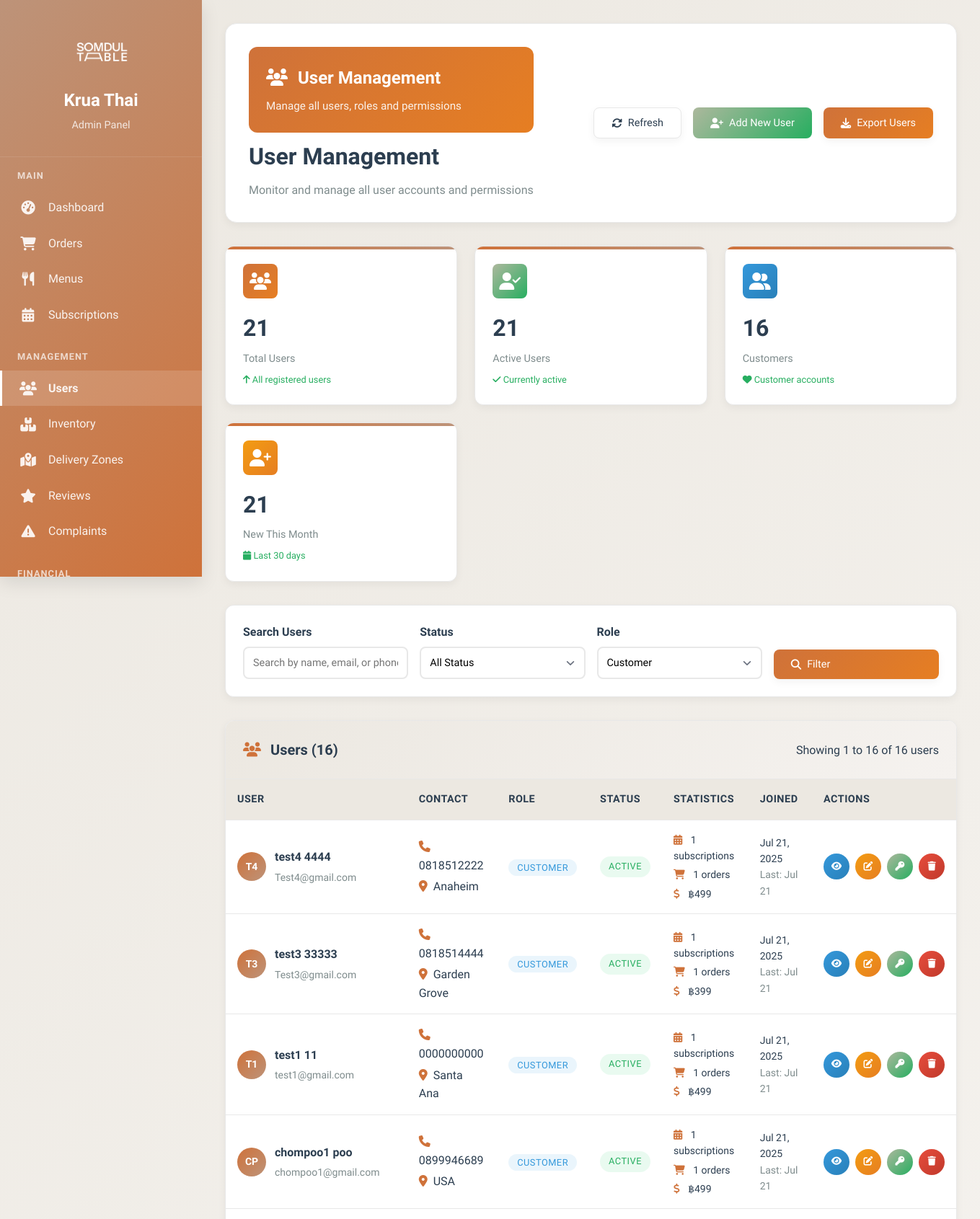
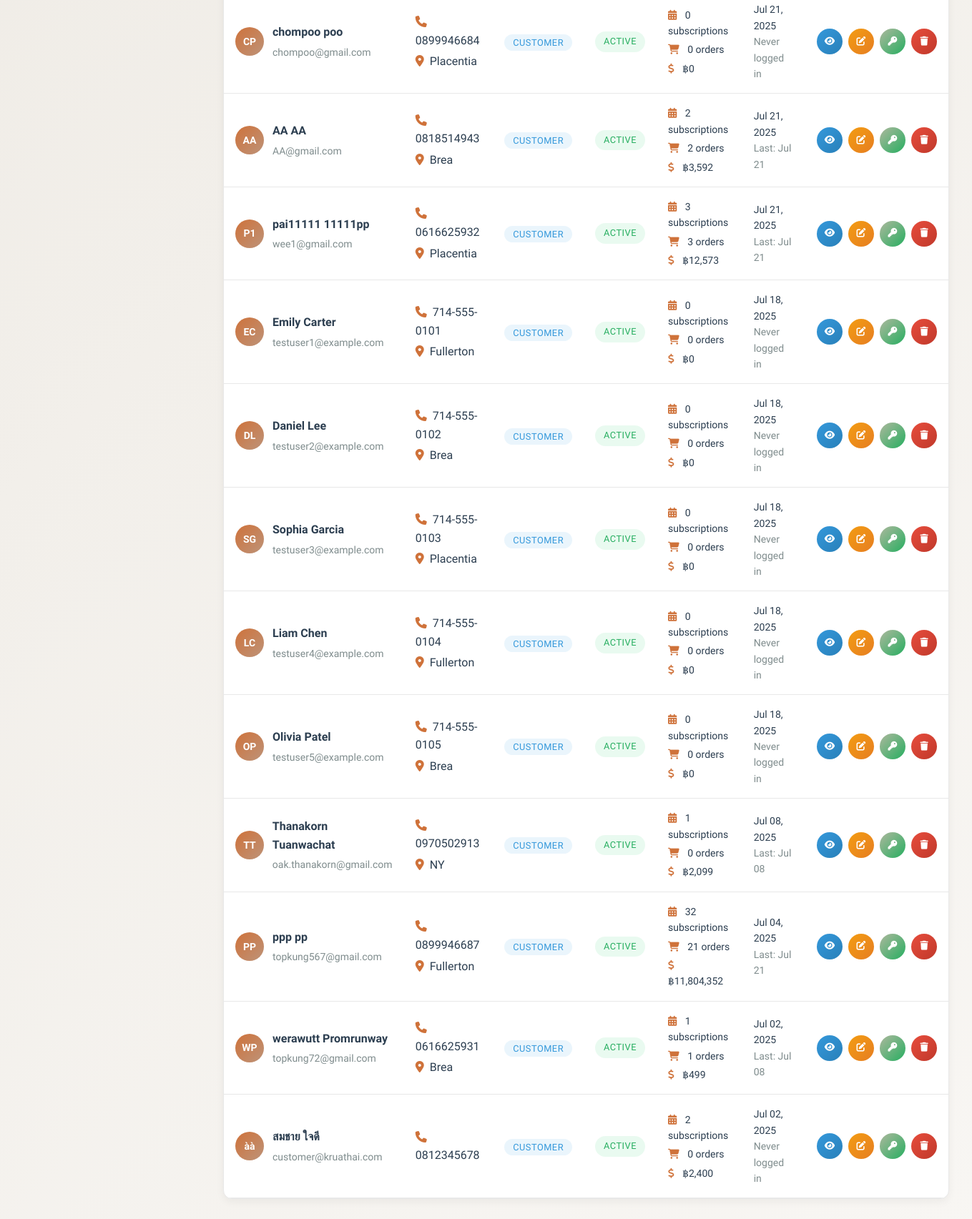
The app's page /KruaThai/admin/users.php?role=customer (signed in) with its own data (2 pictures, top to bottom).
### tables this page shows
CREATE TABLE `users` (
  `id` char(36) NOT NULL,
  `email` varchar(255) NOT NULL,
  `password_hash` varchar(255) NOT NULL,
  `first_name` varchar(100) NOT NULL,
  `last_name` varchar(100) NOT NULL,
  `phone` varchar(20) DEFAULT NULL,
  `date_of_birth` date DEFAULT NULL,
  `gender` enum('male','female','other') DEFAULT NULL,
  `role` enum('customer','admin','kitchen','rider','support') DEFAULT 'customer',
  `status` enum('active','inactive','suspended','pending_verification') DEFAULT 'pending_verification',
  `email_verified` tinyint(1) DEFAULT '0',
  `email_verification_token` varchar(100) DEFAULT NULL,
  `delivery_address` text,
  `address_line_2` varchar(255) DEFAULT NULL,
  `city` varchar(100) DEFAULT NULL,
  `state` varchar(100) DEFAULT NULL,
  `zip_code` varchar(10) DEFAULT NULL,
  `country` varchar(100) DEFAULT 'Thailand',
  `delivery_instructions` text,
  `dietary_preferences` longtext,
  `allergies` longtext,
  `spice_level` enum('mild','medium','hot','extra_hot') DEFAULT 'medium',
  `last_login` timestamp NULL DEFAULT NULL,
  `failed_login_attempts` int(11) DEFAULT '0',
  `locked_until` timestamp NULL DEFAULT NULL,
  `password_reset_token` varchar(100) DEFAULT NULL,
  `password_reset_expires` timestamp NULL DEFAULT NULL,
  `created_at` timestamp NOT NULL DEFAULT CURRENT_TIMESTAMP,
  `updated_at` timestamp NOT NULL DEFAULT CURRENT_TIMESTAMP ON UPDATE CURRENT_TIMESTAMP
);

### KruaThai/admin/users.php (the view, shortened to what the rows shown need)
<?php
$connection = null;
try {
    $database = new Database();
    $pdo = $database->getConnection();
    if ($pdo instanceof PDO) {
        $host = 'localhost';
        $username = 'root';
        $password = 'root';
        $database_name = 'krua_thai';
        $port = 8889;
        $connection = new mysqli($host, $username, $password, $database_name, $port);
        $connection->set_charset("utf8");
    }
} catch (Exception $e) {
    die("Database connection failed: " . $e->getMessage());
}
$role_filter = isset($_GET['role']) ? $_GET['role'] : '';
$page = isset($_GET['page']) ? max(1, intval($_GET['page'])) : 1;
$per_page = 20;
$offset = ($page - 1) * $per_page;
$where_conditions = [];
if ($role_filter) {
    $where_conditions[] = "u.role = '" . mysqli_real_escape_string($connection, $role_filter) . "'";
}
$where_clause = !empty($where_conditions) ? 'WHERE ' . implode(' AND ', $where_conditions) : '';
$users_query = "SELECT u.*,
               COUNT(DISTINCT s.id) as subscription_count,
               COUNT(DISTINCT o.id) as order_count,
               COALESCE(SUM(p.amount), 0) as total_spent,
               MAX(o.delivery_date) as last_order_date
               FROM users u
               LEFT JOIN subscriptions s ON u.id = s.user_id AND s.status = 'active'
               LEFT JOIN orders o ON u.id = o.user_id
               LEFT JOIN payments p ON u.id = p.user_id AND p.status = 'completed'
               $where_clause
               GROUP BY u.id
               ORDER BY u.created_at DESC
               LIMIT $per_page OFFSET $offset";
$users_result = mysqli_query($connection, $users_query);
$users = [];
if ($users_result) {
    while ($user = mysqli_fetch_assoc($users_result)) {
        $users[] = $user;
    }
}
?>
<!DOCTYPE html>
<html lang="th">
<head>
    <link href="https://cdnjs.cloudflare.com/ajax/libs/font-awesome/6.4.0/css/all.min.css" rel="stylesheet">
</head>
<body>
    <div class="admin-layout">
        <div class="main-content">
            <div class="page-header">
                <div class="header-content">
                    <div>
                        <h1 class="page-title">User Management</h1>
                    </div>
                </div>
            </div>
            <div class="dashboard-card">
                <div class="card-body" style="padding: 0;">
                    <?php if (!empty($users)): ?>
                    <div style="overflow-x: auto;">
                        <table class="table">
                            <thead>
                                <tr>
                                    <th>User</th>
                                    <th>Contact</th>
                                    <th>Role</th>
                                    <th>Status</th>
                                    <th>Statistics</th>
                                    <th>Joined</th>
                                    <th>Actions</th>
                                </tr>
                            </thead>
                            <tbody>
                                <?php foreach ($users as $user): ?>
                                <tr>
                                    <td>
                                        <div class="user-info">
                                            <div class="user-avatar">
                                                <?= strtoupper(substr($user['first_name'], 0, 1) . substr($user['last_name'], 0, 1)) ?>
                                            </div>
                                            <div class="user-details">
                                                <h4><?= htmlspecialchars($user['first_name'] . ' ' . $user['last_name']) ?></h4>
                                                <p><?= htmlspecialchars($user['email']) ?></p>
                                            </div>
                                        </div>
                                    </td>
                                    <td>
                                        <div>
                                            <?php if ($user['phone']): ?>
                                                <div><i class="fas fa-phone" style="color: var(--curry); margin-right: 0.5rem;"></i><?= htmlspecialchars($user['phone']) ?></div>
                                            <?php endif; ?>
                                            <?php if ($user['city']): ?>
                                                <div style="margin-top: 0.25rem;"><i class="fas fa-map-marker-alt" style="color: var(--curry); margin-right: 0.5rem;"></i><?= htmlspecialchars($user['city']) ?></div>
                                            <?php endif; ?>
                                        </div>
                                    </td>
                                    <td>
                                        <span class="role-badge role-<?= $user['role'] ?>">
                                            <?= ucfirst($user['role']) ?>
                                        </span>
                                    </td>
                                    <td>
                                        <span class="status-badge status-<?= str_replace('_', '-', $user['status']) ?>">
                                            <?= ucfirst(str_replace('_', ' ', $user['status'])) ?>
                                        </span>
                                    </td>
                                    <td>
                                        <div style="font-size: 0.875rem;">
                                            <div style="margin-bottom: 0.25rem;">
                                                <i class="fas fa-calendar-alt" style="color: var(--curry); margin-right: 0.5rem;"></i>
                                                <?= $user['subscription_count'] ?> subscriptions
                                            </div>
                                            <div style="margin-bottom: 0.25rem;">
                                                <i class="fas fa-shopping-cart" style="color: var(--curry); margin-right: 0.5rem;"></i>
                                                <?= $user['order_count'] ?> orders
                                            </div>
                                            <div>
                                                <i class="fas fa-dollar-sign" style="color: var(--curry); margin-right: 0.5rem;"></i>
                                                ฿<?= number_format($user['total_spent'], 0) ?>
                                            </div>
                                        </div>
                                    </td>
                                    <td>
                                        <div style="font-size: 0.875rem;">
                                            <?php
                                                $joinDate = new DateTime($user['created_at']);
                                                echo $joinDate->format('M d, Y');
                                            ?>
                                            <br>
                                            <span style="color: var(--text-gray);">
                                                <?php
                                                    if (isset($user['last_login']) && $user['last_login']) {
                                                        $lastLogin = new DateTime($user['last_login']);
                                                        echo 'Last: ' . $lastLogin->format('M d');
                                                    } else {
                                                        echo 'Never logged in';
                                                    }
                                                ?>
                                            </span>
                                        </div>
                                    </td>
                                    <td>
                                        <div class="actions">
                                            <button class="btn btn-icon btn-info btn-sm" onclick="viewUser('<?= $user['id'] ?>')" title="View Details">
                                                <i class="fas fa-eye"></i>
                                            </button>
                                            <button class="btn btn-icon btn-warning btn-sm" onclick="editUser('<?= $user['id'] ?>')" title="Edit User">
                                                <i class="fas fa-edit"></i>
                                            </button>
                                            <button class="btn btn-icon btn-success btn-sm" onclick="resetPassword('<?= $user['id'] ?>')" title="Reset Password">
                                                <i class="fas fa-key"></i>
                                            </button>
                                            <?php if ($user['role'] !== 'admin'): ?>
                                            <button class="btn btn-icon btn-danger btn-sm" onclick="deleteUser('<?= $user['id'] ?>')" title="Deactivate">
                                                <i class="fas fa-trash"></i>
                                            </button>
                                            <?php endif; ?>
                                        </div>
                                    </td>
                                </tr>
                                <?php endforeach; ?>
                            </tbody>
                        </table>
                    </div>
                    <?php endif; ?>
                </div>
            </div>
        </div>
    </div>
</body>
</html>

### records on screen
users: first_name+last_name "T4", first_name+last_name "test4 4444", email "Test4@gmail.com", phone "0818512222", city "Anaheim", role "CUSTOMER", status "ACTIVE", subscription_count "1", order_count "1", total_spent "499", created_at "Jul 21, 2025", last_login "Jul 21"
users: first_name+last_name "T3", first_name+last_name "test3 33333", email "Test3@gmail.com", phone "0818514444", city "Garden Grove", role "CUSTOMER", status "ACTIVE", subscription_count "1", order_count "1", total_spent "399", created_at "Jul 21, 2025", last_login "Jul 21"
users: first_name+last_name "T1", first_name+last_name "test1 11", email "test1@gmail.com", phone "0000000000", city "Santa Ana", role "CUSTOMER", status "ACTIVE", subscription_count "1", order_count "1", total_spent "499", created_at "Jul 21, 2025", last_login "Jul 21"
users: first_name+last_name "CP", first_name+last_name "chompoo1 poo", email "chompoo1@gmail.com", phone "0899946689", city "USA", role "CUSTOMER", status "ACTIVE", subscription_count "1", order_count "1", total_spent "499", created_at "Jul 21, 2025", last_login "Jul 21"
users: first_name+last_name "CP", first_name+last_name "chompoo poo", email "chompoo@gmail.com", phone "0899946684", city "Placentia", role "CUSTOMER", status "ACTIVE", subscription_count "0", order_count "0", total_spent "0", created_at "Jul 21, 2025", shows "Never logged in"
users: first_name "AA", first_name+last_name "AA AA", email "AA@gmail.com", phone "0818514943", city "Brea", role "CUSTOMER", status "ACTIVE", subscription_count "2", order_count "2", total_spent "3,592", created_at "Jul 21, 2025", last_login "Jul 21"
users: first_name+last_name "P1", first_name+last_name "pai11111 11111pp", email "wee1@gmail.com", phone "0616625932", city "Placentia", role "CUSTOMER", status "ACTIVE", subscription_count "3", order_count "3", total_spent "12,573", created_at "Jul 21, 2025", last_login "Jul 21"
users: first_name+last_name "EC", first_name+last_name "Emily Carter", email "testuser1@example.com", phone "714-555-0101", city "Fullerton", role "CUSTOMER", status "ACTIVE", subscription_count "0", order_count "0", total_spent "0", created_at "Jul 18, 2025", shows "Never logged in"
users: first_name+last_name "DL", first_name+last_name "Daniel Lee", email "testuser2@example.com", phone "714-555-0102", city "Brea", role "CUSTOMER", status "ACTIVE", subscription_count "0", order_count "0", total_spent "0", created_at "Jul 18, 2025", shows "Never logged in"
users: first_name+last_name "SG", first_name+last_name "Sophia Garcia", email "testuser3@example.com", phone "714-555-0103", city "Placentia", role "CUSTOMER", status "ACTIVE", subscription_count "0", order_count "0", total_spent "0", created_at "Jul 18, 2025", shows "Never logged in"
users: first_name+last_name "LC", first_name+last_name "Liam Chen", email "testuser4@example.com", phone "714-555-0104", city "Fullerton", role "CUSTOMER", status "ACTIVE", subscription_count "0", order_count "0", total_spent "0", created_at "Jul 18, 2025", shows "Never logged in"
users: first_name+last_name "OP", first_name+last_name "Olivia Patel", email "testuser5@example.com", phone "714-555-0105", city "Brea", role "CUSTOMER", status "ACTIVE", subscription_count "0", order_count "0", total_spent "0", created_at "Jul 18, 2025", shows "Never logged in"
users: first_name+last_name "TT", first_name+last_name "Thanakorn Tuanwachat", email "oak.thanakorn@gmail.com", phone "0970502913", city "NY", role "CUSTOMER", status "ACTIVE", subscription_count "1", order_count "0", total_spent "2,099", created_at "Jul 08, 2025", last_login "Jul 08"
users: first_name+last_name "PP", first_name+last_name "ppp pp", email "topkung567@gmail.com", phone "0899946687", city "Fullerton", role "CUSTOMER", status "ACTIVE", subscription_count "32", order_count "21", total_spent "11,804,352", created_at "Jul 04, 2025", last_login "Jul 21"
users: first_name+last_name "WP", first_name+last_name "werawutt Promrunway", email "topkung72@gmail.com", phone "0616625931", city "Brea", role "CUSTOMER", status "ACTIVE", subscription_count "1", order_count "1", total_spent "499", created_at "Jul 02, 2025", last_login "Jul 08"
users: first_name+last_name "àà", first_name+last_name "สมชาย ใจดี", email "customer@kruathai.com", phone "0812345678", role "CUSTOMER", status "ACTIVE", subscription_count "2", order_count "0", total_spent "2,400", created_at "Jul 02, 2025", shows "Never logged in"

### other values on screen
$stats['total_users'] "21"
$stats['active_users'] "21"
$stats['customers'] "16"
$stats['new_users_30_days'] "21"
$total_users "16"
$offset + 1 "1"
min($offset + $per_page, $total_users) "16"
